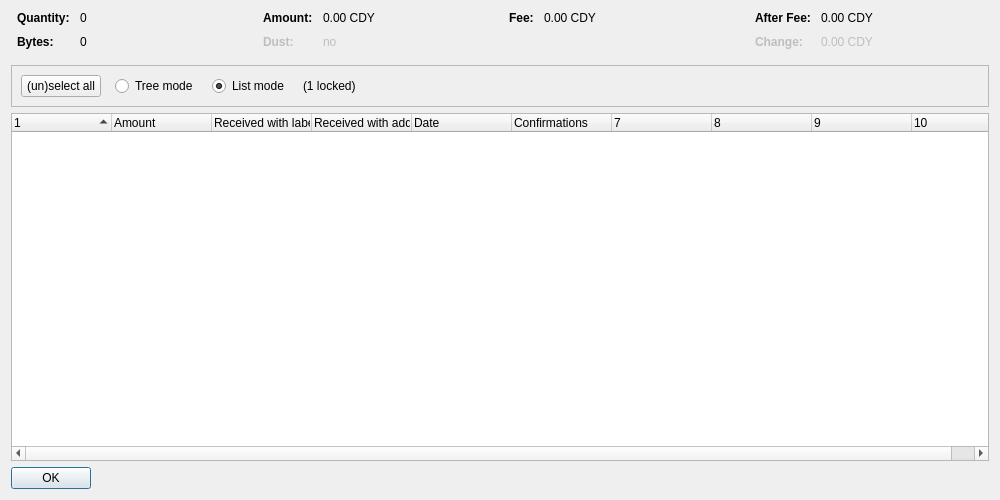
<?xml version="1.0" encoding="UTF-8"?>
<ui version="4.0">
 <class>CoinControlDialog</class>
 <widget class="QDialog" name="CoinControlDialog">
  <property name="geometry">
   <rect>
    <x>0</x>
    <y>0</y>
    <width>1000</width>
    <height>500</height>
   </rect>
  </property>
  <property name="windowTitle">
   <string>Coin Selection</string>
  </property>
  <layout class="QVBoxLayout" name="verticalLayout">
   <item>
    <layout class="QHBoxLayout" name="horizontalLayoutTop" stretch="0,0,0,0">
     <property name="topMargin">
      <number>0</number>
     </property>
     <property name="bottomMargin">
      <number>10</number>
     </property>
     <item>
      <layout class="QFormLayout" name="formLayoutCoinControl1">
       <property name="horizontalSpacing">
        <number>10</number>
       </property>
       <property name="verticalSpacing">
        <number>10</number>
       </property>
       <property name="leftMargin">
        <number>6</number>
       </property>
       <property name="rightMargin">
        <number>6</number>
       </property>
       <item row="0" column="0">
        <widget class="QLabel" name="labelCoinControlQuantityText">
         <property name="font">
          <font>
           <weight>75</weight>
           <bold>true</bold>
          </font>
         </property>
         <property name="text">
          <string>Quantity:</string>
         </property>
        </widget>
       </item>
       <item row="0" column="1">
        <widget class="QLabel" name="labelCoinControlQuantity">
         <property name="cursor">
          <cursorShape>IBeamCursor</cursorShape>
         </property>
         <property name="contextMenuPolicy">
          <enum>Qt::ActionsContextMenu</enum>
         </property>
         <property name="text">
          <string notr="true">0</string>
         </property>
         <property name="textInteractionFlags">
          <set>Qt::LinksAccessibleByMouse|Qt::TextSelectableByKeyboard|Qt::TextSelectableByMouse</set>
         </property>
        </widget>
       </item>
       <item row="1" column="0">
        <widget class="QLabel" name="labelCoinControlBytesText">
         <property name="font">
          <font>
           <weight>75</weight>
           <bold>true</bold>
          </font>
         </property>
         <property name="text">
          <string>Bytes:</string>
         </property>
        </widget>
       </item>
       <item row="1" column="1">
        <widget class="QLabel" name="labelCoinControlBytes">
         <property name="cursor">
          <cursorShape>IBeamCursor</cursorShape>
         </property>
         <property name="contextMenuPolicy">
          <enum>Qt::ActionsContextMenu</enum>
         </property>
         <property name="text">
          <string notr="true">0</string>
         </property>
         <property name="textInteractionFlags">
          <set>Qt::LinksAccessibleByMouse|Qt::TextSelectableByKeyboard|Qt::TextSelectableByMouse</set>
         </property>
        </widget>
       </item>
      </layout>
     </item>
     <item>
      <layout class="QFormLayout" name="formLayoutCoinControl2">
       <property name="horizontalSpacing">
        <number>10</number>
       </property>
       <property name="verticalSpacing">
        <number>10</number>
       </property>
       <property name="leftMargin">
        <number>6</number>
       </property>
       <property name="rightMargin">
        <number>6</number>
       </property>
       <item row="0" column="0">
        <widget class="QLabel" name="labelCoinControlAmountText">
         <property name="font">
          <font>
           <weight>75</weight>
           <bold>true</bold>
          </font>
         </property>
         <property name="text">
          <string>Amount:</string>
         </property>
        </widget>
       </item>
       <item row="0" column="1">
        <widget class="QLabel" name="labelCoinControlAmount">
         <property name="cursor">
          <cursorShape>IBeamCursor</cursorShape>
         </property>
         <property name="contextMenuPolicy">
          <enum>Qt::ActionsContextMenu</enum>
         </property>
         <property name="text">
          <string notr="true">0.00 CDY</string>
         </property>
         <property name="textInteractionFlags">
          <set>Qt::LinksAccessibleByMouse|Qt::TextSelectableByKeyboard|Qt::TextSelectableByMouse</set>
         </property>
        </widget>
       </item>
       <item row="1" column="0">
        <widget class="QLabel" name="labelCoinControlLowOutputText">
         <property name="enabled">
          <bool>false</bool>
         </property>
         <property name="font">
          <font>
           <weight>75</weight>
           <bold>true</bold>
          </font>
         </property>
         <property name="text">
          <string>Dust:</string>
         </property>
        </widget>
       </item>
       <item row="1" column="1">
        <widget class="QLabel" name="labelCoinControlLowOutput">
         <property name="enabled">
          <bool>false</bool>
         </property>
         <property name="cursor">
          <cursorShape>IBeamCursor</cursorShape>
         </property>
         <property name="contextMenuPolicy">
          <enum>Qt::ActionsContextMenu</enum>
         </property>
         <property name="text">
          <string notr="true">no</string>
         </property>
         <property name="textInteractionFlags">
          <set>Qt::LinksAccessibleByMouse|Qt::TextSelectableByKeyboard|Qt::TextSelectableByMouse</set>
         </property>
        </widget>
       </item>
      </layout>
     </item>
     <item>
      <layout class="QFormLayout" name="formLayoutCoinControl3">
       <property name="horizontalSpacing">
        <number>10</number>
       </property>
       <property name="verticalSpacing">
        <number>10</number>
       </property>
       <property name="leftMargin">
        <number>6</number>
       </property>
       <property name="rightMargin">
        <number>6</number>
       </property>
       <item row="0" column="0">
        <widget class="QLabel" name="labelCoinControlFeeText">
         <property name="font">
          <font>
           <weight>75</weight>
           <bold>true</bold>
          </font>
         </property>
         <property name="text">
          <string>Fee:</string>
         </property>
        </widget>
       </item>
       <item row="0" column="1">
        <widget class="QLabel" name="labelCoinControlFee">
         <property name="cursor">
          <cursorShape>IBeamCursor</cursorShape>
         </property>
         <property name="contextMenuPolicy">
          <enum>Qt::ActionsContextMenu</enum>
         </property>
         <property name="text">
          <string notr="true">0.00 CDY</string>
         </property>
         <property name="textInteractionFlags">
          <set>Qt::LinksAccessibleByMouse|Qt::TextSelectableByKeyboard|Qt::TextSelectableByMouse</set>
         </property>
        </widget>
       </item>
      </layout>
     </item>
     <item>
      <layout class="QFormLayout" name="formLayoutCoinControl4">
       <property name="horizontalSpacing">
        <number>10</number>
       </property>
       <property name="verticalSpacing">
        <number>10</number>
       </property>
       <property name="leftMargin">
        <number>6</number>
       </property>
       <property name="rightMargin">
        <number>6</number>
       </property>
       <item row="0" column="0">
        <widget class="QLabel" name="labelCoinControlAfterFeeText">
         <property name="font">
          <font>
           <weight>75</weight>
           <bold>true</bold>
          </font>
         </property>
         <property name="text">
          <string>After Fee:</string>
         </property>
        </widget>
       </item>
       <item row="0" column="1">
        <widget class="QLabel" name="labelCoinControlAfterFee">
         <property name="cursor">
          <cursorShape>IBeamCursor</cursorShape>
         </property>
         <property name="contextMenuPolicy">
          <enum>Qt::ActionsContextMenu</enum>
         </property>
         <property name="text">
          <string notr="true">0.00 CDY</string>
         </property>
         <property name="textInteractionFlags">
          <set>Qt::LinksAccessibleByMouse|Qt::TextSelectableByKeyboard|Qt::TextSelectableByMouse</set>
         </property>
        </widget>
       </item>
       <item row="1" column="0">
        <widget class="QLabel" name="labelCoinControlChangeText">
         <property name="enabled">
          <bool>false</bool>
         </property>
         <property name="font">
          <font>
           <weight>75</weight>
           <bold>true</bold>
          </font>
         </property>
         <property name="text">
          <string>Change:</string>
         </property>
        </widget>
       </item>
       <item row="1" column="1">
        <widget class="QLabel" name="labelCoinControlChange">
         <property name="enabled">
          <bool>false</bool>
         </property>
         <property name="cursor">
          <cursorShape>IBeamCursor</cursorShape>
         </property>
         <property name="contextMenuPolicy">
          <enum>Qt::ActionsContextMenu</enum>
         </property>
         <property name="text">
          <string notr="true">0.00 CDY</string>
         </property>
         <property name="textInteractionFlags">
          <set>Qt::LinksAccessibleByMouse|Qt::TextSelectableByKeyboard|Qt::TextSelectableByMouse</set>
         </property>
        </widget>
       </item>
      </layout>
     </item>
    </layout>
   </item>
   <item>
    <widget class="QFrame" name="frame">
     <property name="minimumSize">
      <size>
       <width>0</width>
       <height>40</height>
      </size>
     </property>
     <property name="frameShape">
      <enum>QFrame::StyledPanel</enum>
     </property>
     <property name="frameShadow">
      <enum>QFrame::Sunken</enum>
     </property>
     <layout class="QHBoxLayout" name="horizontalLayout">
      <item>
       <layout class="QHBoxLayout" name="horizontalLayoutPanel" stretch="0,0,0,0,0">
        <property name="spacing">
         <number>14</number>
        </property>
        <item>
         <widget class="QPushButton" name="pushButtonSelectAll">
          <property name="sizePolicy">
           <sizepolicy hsizetype="Maximum" vsizetype="Fixed">
            <horstretch>0</horstretch>
            <verstretch>0</verstretch>
           </sizepolicy>
          </property>
          <property name="text">
           <string>(un)select all</string>
          </property>
          <property name="autoDefault">
           <bool>false</bool>
          </property>
         </widget>
        </item>
        <item>
         <widget class="QRadioButton" name="radioTreeMode">
          <property name="sizePolicy">
           <sizepolicy hsizetype="Maximum" vsizetype="Fixed">
            <horstretch>0</horstretch>
            <verstretch>0</verstretch>
           </sizepolicy>
          </property>
          <property name="text">
           <string>Tree mode</string>
          </property>
         </widget>
        </item>
        <item>
         <widget class="QRadioButton" name="radioListMode">
          <property name="sizePolicy">
           <sizepolicy hsizetype="Maximum" vsizetype="Fixed">
            <horstretch>0</horstretch>
            <verstretch>0</verstretch>
           </sizepolicy>
          </property>
          <property name="text">
           <string>List mode</string>
          </property>
          <property name="checked">
           <bool>true</bool>
          </property>
         </widget>
        </item>
        <item>
         <widget class="QLabel" name="labelLocked">
          <property name="text">
           <string notr="true">(1 locked)</string>
          </property>
         </widget>
        </item>
        <item>
         <spacer name="horizontalSpacer">
          <property name="orientation">
           <enum>Qt::Horizontal</enum>
          </property>
          <property name="sizeHint" stdset="0">
           <size>
            <width>40</width>
            <height>20</height>
           </size>
          </property>
         </spacer>
        </item>
       </layout>
      </item>
     </layout>
    </widget>
   </item>
   <item>
    <widget class="CoinControlTreeWidget" name="treeWidget">
     <property name="contextMenuPolicy">
      <enum>Qt::CustomContextMenu</enum>
     </property>
     <property name="sortingEnabled">
      <bool>false</bool>
     </property>
     <property name="columnCount">
      <number>10</number>
     </property>
     <attribute name="headerShowSortIndicator" stdset="0">
      <bool>true</bool>
     </attribute>
     <attribute name="headerStretchLastSection">
      <bool>false</bool>
     </attribute>
     <column>
      <property name="text">
       <string/>
      </property>
     </column>
     <column>
      <property name="text">
       <string>Amount</string>
      </property>
     </column>
     <column>
      <property name="text">
       <string>Received with label</string>
      </property>
     </column>
     <column>
      <property name="text">
       <string>Received with address</string>
      </property>
     </column>
     <column>
      <property name="text">
       <string>Date</string>
      </property>
     </column>
     <column>
      <property name="text">
       <string>Confirmations</string>
      </property>
      <property name="toolTip">
       <string>Confirmed</string>
      </property>
     </column>
     <column>
      <property name="text">
       <string/>
      </property>
     </column>
     <column>
      <property name="text">
       <string/>
      </property>
     </column>
     <column>
      <property name="text">
       <string/>
      </property>
     </column>
     <column>
      <property name="text">
       <string/>
      </property>
     </column>
    </widget>
   </item>
   <item>
    <widget class="QDialogButtonBox" name="buttonBox">
     <property name="sizePolicy">
      <sizepolicy hsizetype="Maximum" vsizetype="Fixed">
       <horstretch>0</horstretch>
       <verstretch>0</verstretch>
      </sizepolicy>
     </property>
     <property name="orientation">
      <enum>Qt::Horizontal</enum>
     </property>
     <property name="standardButtons">
      <set>QDialogButtonBox::Ok</set>
     </property>
    </widget>
   </item>
  </layout>
 </widget>
 <customwidgets>
  <customwidget>
   <class>CoinControlTreeWidget</class>
   <extends>QTreeWidget</extends>
   <header>coincontroltreewidget.h</header>
  </customwidget>
 </customwidgets>
 <resources/>
 <connections/>
</ui>
